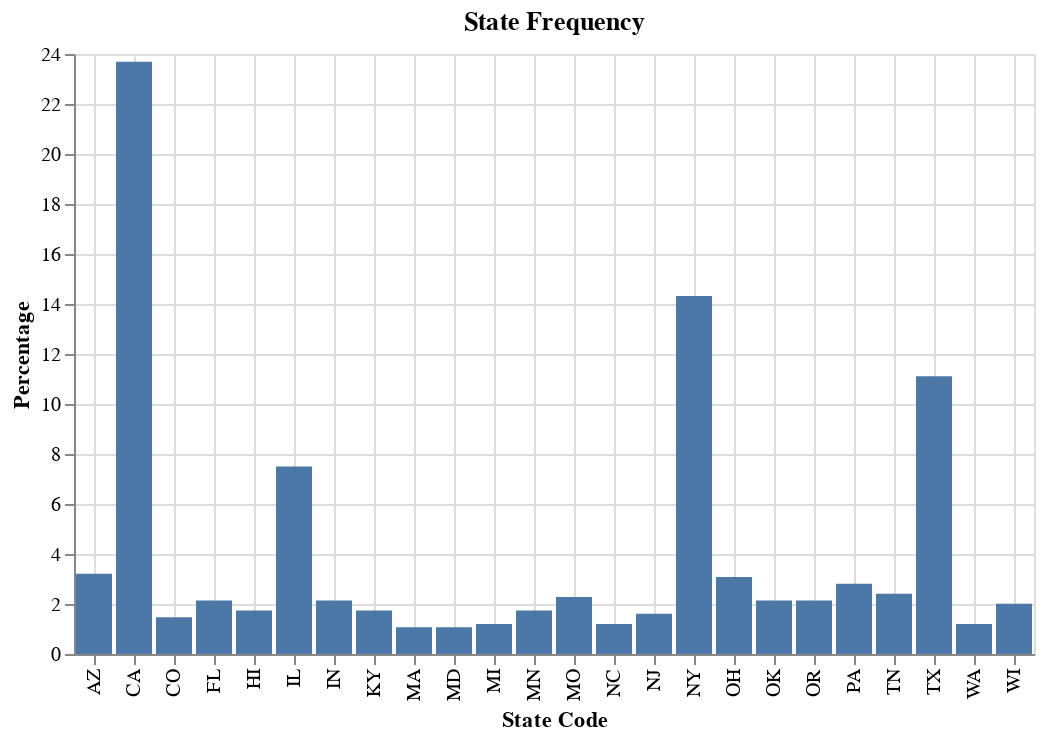

Write notebook code for a chart like this one.
### Code cell
%chart x=xval, y=xpct, title=State Frequency, height=300, width=1000, labelx=State Code, labely=Percentage,

### Figure 1 — Vega-Lite specification as saved in the notebook (floating-point values rounded to 4 significant figures)
{"$schema": "https://vega.github.io/schema/vega-lite/v3.json", "data": {"format": {"type": "csv"}, "values": "\"xdb\",\"xtbl\",\"xcol\",\"xval\",\"xcnt\",\"xpct\"\n\"DEMO_Financial\",\"Customer\",\"state_code\",\"AZ\",\"336\",\"3.21285140562249\"\n\"DEMO_Financial\",\"Customer\",\"state_code\",\"CA\",\"2478\",\"23.694779116465863\"\n\"DEMO_Financial\",\"Customer\",\"state_code\",\"CO\",\"154\",\"1.4725568942436413\"\n\"DEMO_Financial\",\"Customer\",\"state_code\",\"FL\",\"224\",\"2.14190093708166\"\n\"DEMO_Financial\",\"Customer\",\"state_code\",\"HI\",\"182\",\"1.7402945113788488\"\n\"DEMO_Financial\",\"Customer\",\"state_code\",\"IL\",\"784\",\"7.49665327978581\"\n\"DEMO_Financial\",\"Customer\",\"state_code\",\"IN\",\"224\",\"2.14190093708166\"\n\"DEMO_Financial\",\"Customer\",\"state_code\",\"KY\",\"182\",\"1.7402945113788488\"\n\"DEMO_Financial\",\"Customer\",\"state_code\",\"MA\",\"112\",\"1.07095046854083\"\n\"DEMO_Financial\",\"Customer\",\"state_code\",\"MD\",\"112\",\"1.07095046854083\"\n\"DEMO_Financial\",\"Customer\",\"state_code\",\"MI\",\"126\",\"1.2048192771084338\"\n\"DEMO_Financial\",\"Customer\",\"state_code\",\"MN\",\"182\",\"1.7402945113788488\"\n\"DEMO_Financial\",\"Customer\",\"state_code\",\"MO\",\"238\",\"2.2757697456492636\"\n\"DEMO_Financial\",\"Customer\",\"state_code\",\"NC\",\"126\",\"1.2048192771084338\"\n\"DEMO_Financial\",\"Customer\",\"state_code\",\"NJ\",\"168\",\"1.606425702811245\"\n\"DEMO_Financial\",\"Customer\",\"state_code\",\"NY\",\"1498\",\"14.323962516733602\"\n\"DEMO_Financial\",\"Customer\",\"state_code\",\"OH\",\"322\",\"3.0789825970548863\"\n\"DEMO_Financial\",\"Customer\",\"state_code\",\"OK\",\"224\",\"2.14190093708166\"\n\"DEMO_Financial\",\"Customer\",\"state_code\",\"OR\",\"224\",\"2.14190093708166\"\n\"DEMO_Financial\",\"Customer\",\"state_code\",\"PA\",\"294\",\"2.8112449799196786\"\n\"DEMO_Financial\",\"Customer\",\"state_code\",\"TN\",\"252\",\"2.4096385542168677\"\n\"DEMO_Financial\",\"Customer\",\"state_code\",\"TX\",\"1162\",\"11.11111111111111\"\n\"DEMO_Financial\",\"Customer\",\"state_code\",\"WA\",\"126\",\"1.2048192771084338\"\n\"DEMO_Financial\",\"Customer\",\"state_code\",\"WI\",\"210\",\"2.0080321285140563\"\n"}, "encoding": {"x": {"axis": {"grid": true, "title": "State Code"}, "field": "xval", "type": "nominal"}, "y": {"axis": {"grid": true, "title": "Percentage"}, "field": "xpct", "type": "quantitative"}}, "height": "300", "mark": {"color": "#4C78A8", "type": "bar"}, "title": "State Frequency", "width": "1000"}
